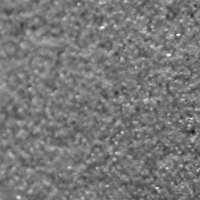
#> input picture dataset/Train_KTH_TIPS/06-scale_1_im_6_grey.png, 200 x 200 px; its folder holds only this picture in this run
$ python Preprocess_dataset_for_dncnn.py
#> lines starting #> are read from the running program, lines starting #| are printed output that depends on the picture
import glob, os
import numpy as np
from PIL import Image
import PIL
import random

# the pixel value range is '0-255'(uint8 ) of training data

# macro
DATA_AUG_TIMES = 1  # transform a sample to a different sample for DATA_AUG_TIMES times

def data_augmentation(image, mode):
    if mode == 0:
        # original
        return image
    elif mode == 1:
        # flip up and down
        return np.flipud(image)
    elif mode == 2:
        # rotate counterwise 90 degree
        return np.rot90(image)
    elif mode == 3:
        # rotate 90 degree and flip up and down
        image = np.rot90(image)
        return np.flipud(image)
    elif mode == 4:
        # rotate 180 degree
        return np.rot90(image, k=2)
    elif mode == 5:
        # rotate 180 degree and flip
        image = np.rot90(image, k=2)
        return np.flipud(image)
    elif mode == 6:
        # rotate 270 degree
        return np.rot90(image, k=3)
    elif mode == 7:
        # rotate 270 degree and flip
        image = np.rot90(image, k=3)
        return np.flipud(image)

def generate_patches(bat_size=100, step=40, stride=80, pat_size=40, out_name="img_clean_pats", save_dir='./data', src_dir='./dataset/Train400'):
    global DATA_AUG_TIMES
    count = 0
    filepaths = glob.glob(src_dir + '/*.png')
    # filepaths = filepaths[:10] used on debug. But why?
    print ("number of training data %d" % len(filepaths))

    scales = [1, 0.9, 0.8, 0.7]

    # calculate the number of patches
    for i in range(len(filepaths)):
        img = Image.open(filepaths[i]).convert('L')  # convert RGB to gray
        for s in range(len(scales)):
            newsize = (int(img.size[0] * scales[s]), int(img.size[1] * scales[s]))
            img_s = img.resize(newsize, resample=PIL.Image.BICUBIC)  # do not change the original img
            im_h, im_w = img_s.size
            for x in range(0 + step, (im_h - pat_size), stride):
                for y in range(0 + step, (im_w - pat_size), stride):
                    count += 1

    origin_patch_num = count * DATA_AUG_TIMES
    print (origin_patch_num)

    if origin_patch_num % bat_size != 0:
        print ("++++++++++++++++")
        numPatches = (origin_patch_num // bat_size + 1) * bat_size
    else:
        numPatches = origin_patch_num
    print ("total patches = %d , batch size = %d, total batches = %d" % \
            (numPatches, bat_size, numPatches // bat_size))

    # data matrix 4-D
    inputs = np.zeros((numPatches, pat_size, pat_size, 1), dtype="uint8")

    count = 0
    # generate patches
    for i in range(len(filepaths)):
        img = Image.open(filepaths[i]).convert('L')
        for s in range(len(scales)):
            newsize = (int(img.size[0] * scales[s]), int(img.size[1] * scales[s]))
            # print newsize
            img_s = img.resize(newsize, resample=PIL.Image.BICUBIC)
            img_s = np.reshape(np.array(img_s, dtype="uint8"),
                               (img_s.size[0], img_s.size[1], 1))  # extend one dimension

            for j in range(DATA_AUG_TIMES):
                im_h, im_w, _ = img_s.shape
                for x in range(0 + step, im_h - pat_size, stride):
                    for y in range(0 + step, im_w - pat_size, stride):
                        inputs[count, :, :, :] = data_augmentation(img_s[x:x + pat_size, y:y + pat_size, :], random.randint(0, 7))
                        count += 1
    # pad the batch
    if count < numPatches:
        to_pad = numPatches - count
        inputs[-to_pad:, :, :, :] = inputs[:to_pad, :, :, :]

    if not os.path.exists(save_dir):
        os.mkdir(save_dir)
    np.save(os.path.join(save_dir, out_name), inputs)
    print ("size of inputs tensor = " + str(inputs.shape))


if __name__ == '__main__':
    # Generate numpy files for training and extra for finetuning
    generate_patches(bat_size=100,
                     step=40,
                     stride=80,
                     pat_size=40,
                     out_name='img_clean_pats',
                     save_dir='./data',
                     src_dir='./dataset/Train400')

    generate_patches(bat_size=100,
                     step=40,
                     stride=80,
                     pat_size=40,
                     out_name='img_clean_KTH_TIPS',
                     save_dir='./data',
                     src_dir='./dataset/Train_KTH_TIPS')
#> call 2 of generate_patches, with bat_size = 100, step = 40, stride = 80, pat_size = 40, out_name = 'img_clean_KTH_TIPS', save_dir = './data', src_dir = './dataset/Train_KTH_TIPS'
#> in generate_patches, img is the input picture: PIL image 200x200 L; min 19, max 253, mean 119.7
#> after the loop in generate_patches (call 2), `for s in range(len(scales)):`: count = 10
#| 10
#> in generate_patches (call 2), `numPatches = (origin_patch_num // bat_size + 1) * bat_size`: numPatches = 100
#| total patches = 100 , batch size = 100, total batches = 1
#> the loop in generate_patches (call 2), `for s in range(len(scales)):` made 4 passes
#> newsize on passes 2 to 4: (180, 180), (160, 160), (140, 140)
#> pass 2, in data_augmentation (call 5), `image = np.rot90(image, k=3)`:
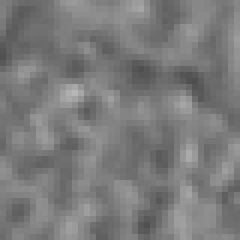
#> image: shape (40, 40, 1) (shown 6 times larger); min 78, max 182, mean 122.7
#> pass 2, in data_augmentation (call 8), `image = np.rot90(image, k=3)`:
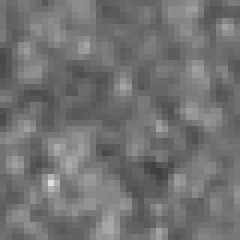
#> image: shape (40, 40, 1) (shown 6 times larger); min 62, max 223, mean 114.1
#> pass 3, in data_augmentation (call 9), `image = np.rot90(image, k=2)`:
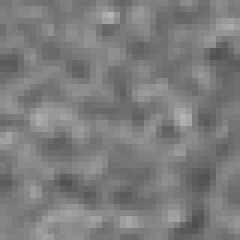
#> image: shape (40, 40, 1) (shown 6 times larger); min 78, max 180, mean 124
#> after the loop in generate_patches (call 2), `for s in range(len(scales)):`: count = 10
#> in generate_patches (call 2), `to_pad = numPatches - count`: to_pad = 90
#| size of inputs tensor = (100, 40, 40, 1)

$ run again, on dataset/Train_KTH_TIPS/06-scale_2_im_9_grey.png
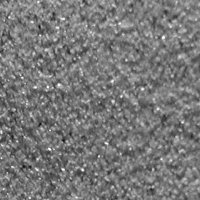
#> input picture dataset/Train_KTH_TIPS/06-scale_2_im_9_grey.png, 200 x 200 px
#> in generate_patches, img is the input picture: PIL image 200x200 L; min 13, max 255, mean 119.7
#> the loop in generate_patches (call 2), `for s in range(len(scales)):` made 4 passes
#> pass 3, in generate_patches (call 2), `img_s = img.resize(newsize, resample=PIL.Image.BICUBIC)`:
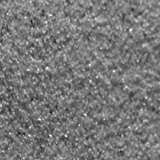
#> img_s: PIL image 160x160 L; min 19, max 255, mean 119.7
#> after the loop in generate_patches (call 2), `for s in range(len(scales)):`: count = 10
#| 10
#> numPatches = 100
#| total patches = 100 , batch size = 100, total batches = 1
#> the loop in generate_patches (call 2), `for s in range(len(scales)):` made 4 passes
#> newsize on passes 2 to 4: (180, 180), (160, 160), (140, 140)
#> pass 3, in data_augmentation (call 9), `image = np.rot90(image, k=2)`:
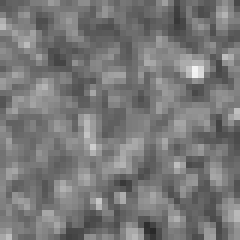
#> image: shape (40, 40, 1) (shown 6 times larger); min 41, max 243, mean 119.8
#> after the loop in generate_patches (call 2), `for s in range(len(scales)):`: count = 10
#> to_pad = 90
#| size of inputs tensor = (100, 40, 40, 1)

$ run again, on dataset/Train_KTH_TIPS/06-scale_3_im_2_grey.png
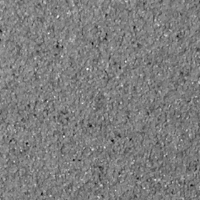
#> input picture dataset/Train_KTH_TIPS/06-scale_3_im_2_grey.png, 200 x 200 px
#> in generate_patches, img is the input picture: PIL image 200x200 L; min 8, max 250, mean 125.4
#> the loop in generate_patches (call 2), `for s in range(len(scales)):` made 4 passes
#> pass 3, in generate_patches (call 2), `img_s = img.resize(newsize, resample=PIL.Image.BICUBIC)`:
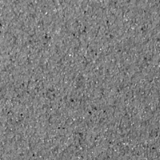
#> img_s: PIL image 160x160 L; min 21, max 216, mean 125.4
#> after the loop in generate_patches (call 2), `for s in range(len(scales)):`: count = 10
#| 10
#> numPatches = 100
#| total patches = 100 , batch size = 100, total batches = 1
#> the loop in generate_patches (call 2), `for s in range(len(scales)):` made 4 passes
#> newsize on passes 2 to 4: (180, 180), (160, 160), (140, 140)
#> pass 3, in data_augmentation (call 9), `image = np.rot90(image, k=2)`:
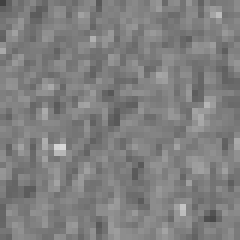
#> image: shape (40, 40, 1) (shown 6 times larger); min 65, max 216, mean 127.4
#> after the loop in generate_patches (call 2), `for s in range(len(scales)):`: count = 10
#> to_pad = 90
#| size of inputs tensor = (100, 40, 40, 1)

$ run again, on dataset/Train_KTH_TIPS/06-scale_3_im_6_grey.png
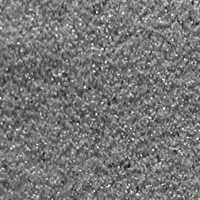
#> input picture dataset/Train_KTH_TIPS/06-scale_3_im_6_grey.png, 200 x 200 px
#> in generate_patches, img is the input picture: PIL image 200x200 L; min 8, max 255, mean 117.8
#> the loop in generate_patches (call 2), `for s in range(len(scales)):` made 4 passes
#> pass 3, in generate_patches (call 2), `img_s = img.resize(newsize, resample=PIL.Image.BICUBIC)`:
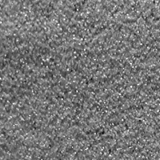
#> img_s: PIL image 160x160 L; min 21, max 249, mean 117.8
#> after the loop in generate_patches (call 2), `for s in range(len(scales)):`: count = 10
#| 10
#> numPatches = 100
#| total patches = 100 , batch size = 100, total batches = 1
#> the loop in generate_patches (call 2), `for s in range(len(scales)):` made 4 passes
#> newsize on passes 2 to 4: (180, 180), (160, 160), (140, 140)
#> pass 3, in data_augmentation (call 9), `image = np.rot90(image, k=2)`:
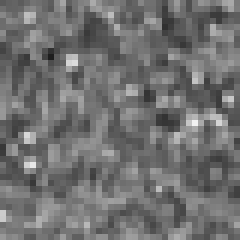
#> image: shape (40, 40, 1) (shown 6 times larger); min 30, max 241, mean 112.3
#> after the loop in generate_patches (call 2), `for s in range(len(scales)):`: count = 10
#> to_pad = 90
#| size of inputs tensor = (100, 40, 40, 1)

$ run again, on dataset/Train_KTH_TIPS/06-scale_1_im_8_grey.png
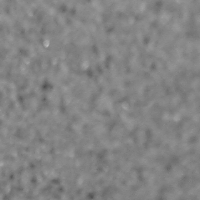
#> input picture dataset/Train_KTH_TIPS/06-scale_1_im_8_grey.png, 200 x 200 px
#> in generate_patches, img is the input picture: PIL image 200x200 L; min 77, max 191, mean 131.1
#> after the loop in generate_patches (call 2), `for s in range(len(scales)):`: count = 10
#| 10
#> numPatches = 100
#| total patches = 100 , batch size = 100, total batches = 1
#> the loop in generate_patches (call 2), `for s in range(len(scales)):` made 4 passes
#> newsize on passes 2 to 4: (180, 180), (160, 160), (140, 140)
#> pass 2, in data_augmentation (call 8), `image = np.rot90(image, k=3)`:
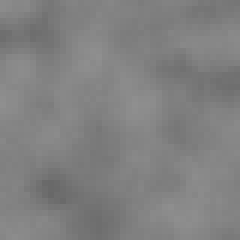
#> image: shape (40, 40, 1) (shown 6 times larger); min 104, max 143, mean 128.6
#> pass 3, in data_augmentation (call 9), `image = np.rot90(image, k=2)`:
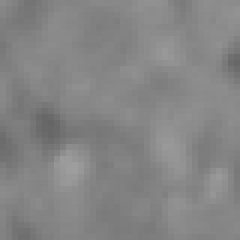
#> image: shape (40, 40, 1) (shown 6 times larger); min 101, max 158, mean 132.6
#> after the loop in generate_patches (call 2), `for s in range(len(scales)):`: count = 10
#> to_pad = 90
#| size of inputs tensor = (100, 40, 40, 1)
